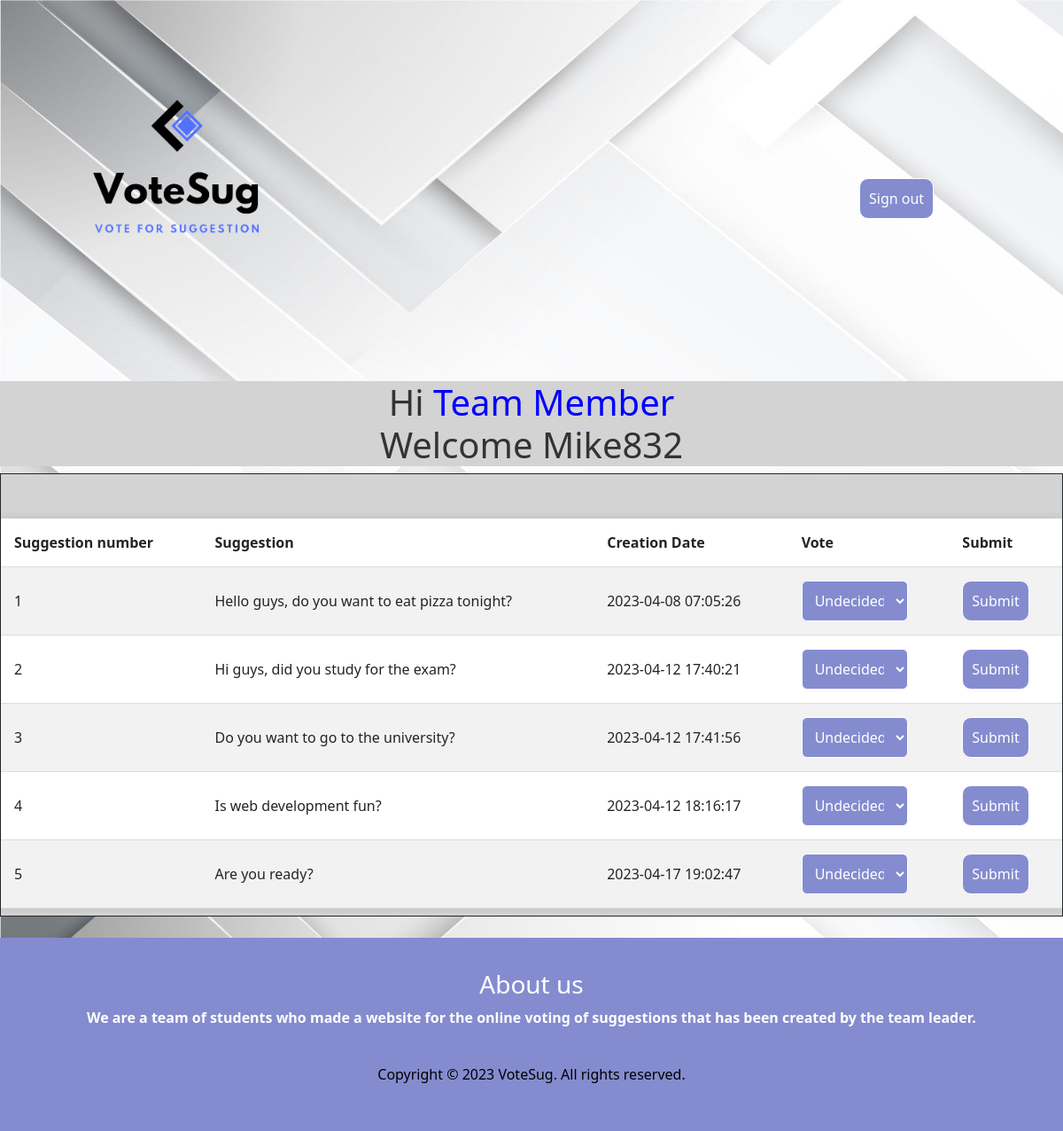
Page /TeamMember.php (signed in) on the committed database.
### tables this page shows
CREATE TABLE `suggestions` (
  `suggestion_id` int(11) NOT NULL,
  `suggestion` varchar(301) NOT NULL,
  `creationdate` timestamp NOT NULL DEFAULT current_timestamp() ON UPDATE current_timestamp()
);

### TeamMember.php (the view, shortened to what this page needs)
<?php
	$db_host = 'localhost';
	$db_name = 'votesug_db';
	$db_user = 'root';
	$db_pass = '';
	$conn = new PDO("mysql:host=$db_host;dbname=$db_name", $db_user, $db_pass);
?>
<?php
	$user_name = $_SESSION['user_name'];
?>
<!DOCTYPE html>
<html>
	<head>
		<link rel="stylesheet" type="text/css" href="TeamMember_CascadingStyleSheets.css" />
		<link href="https://cdn.jsdelivr.net/npm/bootstrap@5.2.3/dist/css/bootstrap.min.css" rel="stylesheet">
	</head>
	<body class="bg">
		<img src="VoteSug-png.png" alt="VoteSug" width="400" />
			<div class="row">
				<div class="col-sm-3">
					<button class="open-buttonSo" onclick="window.location.href='logout.php' ">Sign out</button>
				</div>
			</div>
		<h1 style="text-align: center; font-size:2.5em; background-color: lightgray;">
			<?php echo  "Hi <span style=color:blue;>" ."Team Member". "</span>"."<br>" ."Welcome ".$user_name; ?>
		</h1>
		<center>
			<div style="border: solid; border-width: thin; background-color: lightgray; height:500px; width: 1200px;  overflow: scroll;">
				<?php
				$stmt = $conn->query("SELECT suggestion_id, suggestion, creationdate FROM suggestions");
				echo "<table>";
				echo "<tr><th>Suggestion number</th><th>Suggestion</th><th>Creation Date</th><th>Vote</th><th>Submit</th></tr>";
					while ($row = $stmt->fetch(PDO::FETCH_ASSOC)) {
						echo "<tr>";
							echo "<td>" . $row['suggestion_id'] . "</td>";
							echo "<td>" . $row['suggestion'] . "</td>";
							echo "<td>" . $row['creationdate'] . "</td>";
							echo "<td>";
							echo "<form action='vote.php' method='get'>";
							echo "<select name='vote'>";
							echo "<option value='not_decided'>Undecided</option>";
							echo "</select>";
							echo "</td>";
							echo "<td><input type='submit' name='submit' value='Submit' class='my-button'></td>";
						echo "</tr>";
					}
				echo "</table>";
				?>
			</div>
		</center>
		<br />
		<footer>
			<div style="color: white;">
				<h3 style="text-align:center;">About us</h3>
				<p style="text-align: center; font-weight:bold;">
				We are a team of students who made a website for the online voting of suggestions that has been created by the team leader.
				</p>
			</div>
			<br />
			<p style="color: black;">Copyright &copy; 2023 VoteSug. All rights reserved.</p>
		</footer>
	</body>
</html>

### TeamMember.php (style rules this page uses)
h1 { text-align: center; margin-top: 30px; color: #333; }
table { width: 100%; margin: 0 auto; border-collapse: collapse; margin-top: 50px; background-color: #fff; box-shadow: 0px 0px 10px rgba(0, 0, 0, 0.1); }
th, td { padding: 15px; text-align: left; border-bottom: 1px solid #ddd; }
tr:nth-child(even) { background-color: #f2f2f2; }

### rows in the picture
suggestions: suggestion_id "1", suggestion "Hello guys, do you want to eat pizza tonight?", creationdate "2023-04-08 07:05:26"
suggestions: suggestion_id "2", suggestion "Hi guys, did you study for the exam?", creationdate "2023-04-12 17:40:21"
suggestions: suggestion_id "3", suggestion "Do you want to go to the university?", creationdate "2023-04-12 17:41:56"
suggestions: suggestion_id "4", suggestion "Is web development fun?", creationdate "2023-04-12 18:16:17"
suggestions: suggestion_id "5", suggestion "Are you ready?", creationdate "2023-04-17 19:02:47"

### other values in the picture
$user_name "Mike832"
